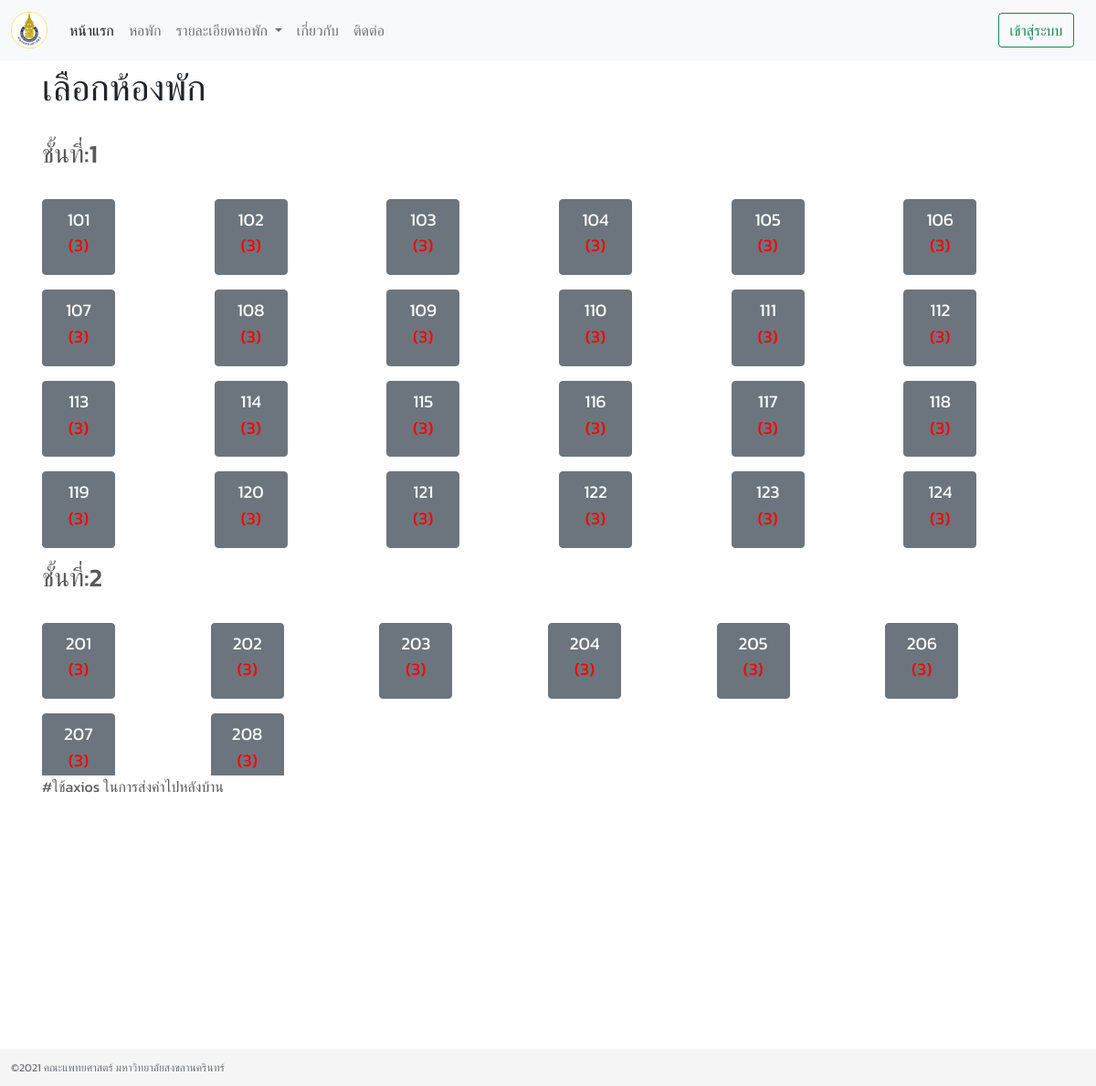
Before: /dorm/room/2/ with the older database file.
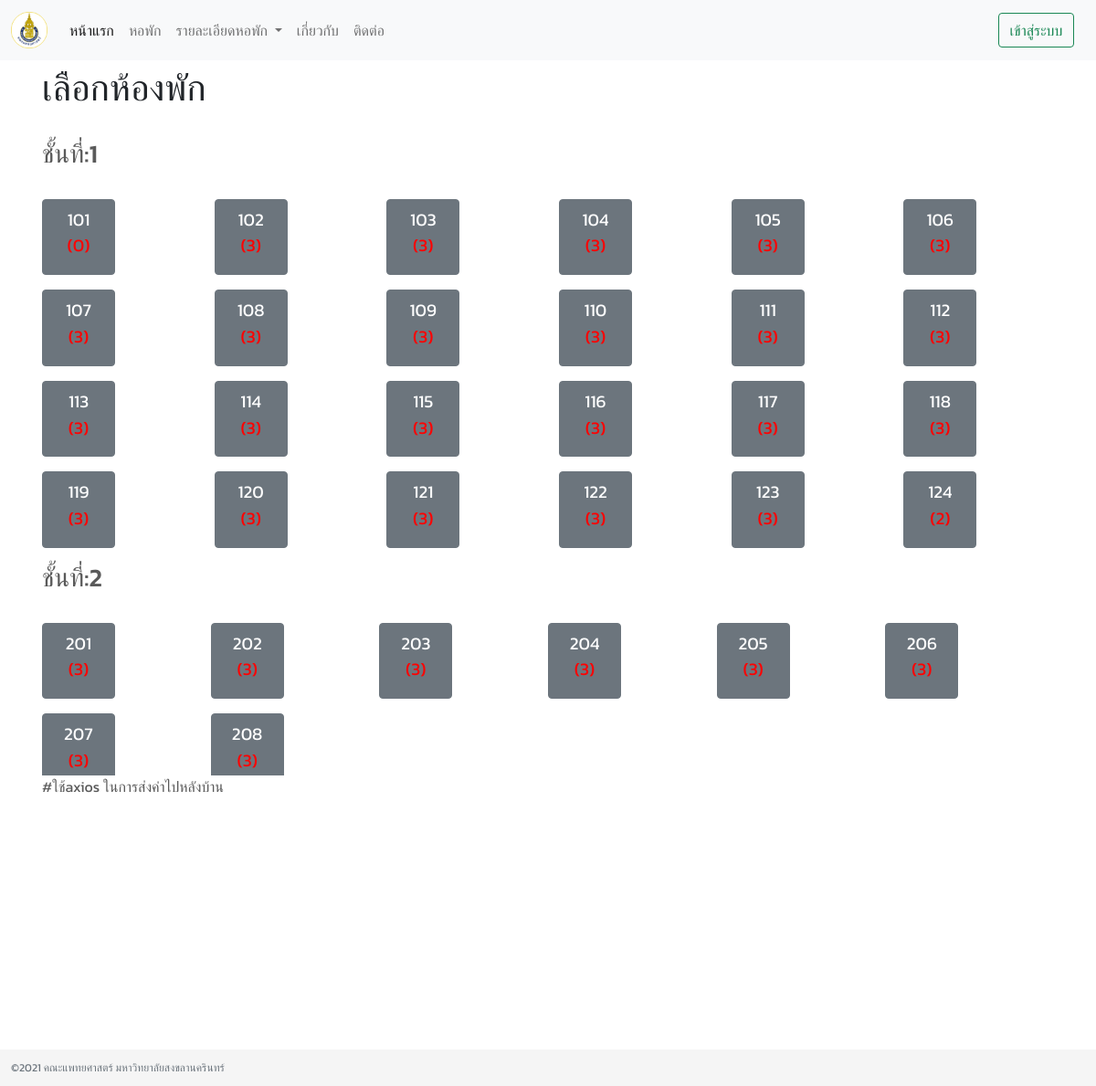
After: the same page with the newer database file.
### dorm/models.py (models this page shows, shortened)
class Floor(models.Model):
	dorm_name = models.ForeignKey(Dormitory, on_delete=models.PROTECT, related_name='dormitory',
								  related_query_name="dormitory",
								  verbose_name="ชื่อหอพัก")
	number = models.PositiveIntegerField(default=1, verbose_name="ชั้น")

class Room(models.Model):
	TYPE_IN_ROOM = [('MALE', 'ผู้ชาย'), ('FEMALE', 'ผู้หญิง')]
	floor = models.ForeignKey(Floor, on_delete=models.PROTECT, related_name="floor", related_query_name="floor",
							  verbose_name="ชั้น")
	room_id = models.CharField(max_length=10, blank=True, null=True, unique=True, verbose_name="เลขห้อง")
	room_type = models.CharField(max_length=10, choices=TYPE_IN_ROOM, verbose_name="ประเภทห้องพัก")
	amount = models.PositiveIntegerField(default=3, verbose_name="จำนวน")
	is_status = models.BooleanField(default=True, verbose_name="สถานะของห้อง")

### dorm/views.py (the view)
# urls.py: path("room/<int:pk>/", views.RoomView.as_view(), name="room-name")
class RoomView(View):
	def get(self, request, pk):
		context = {}
		dorm = Dormitory.objects.get(pk=pk)
		context["floors"] = dorm.dormitory.all()
		return render(request, "dorm/all-room.html", context)

### main/context_processors.py (called while the page is built)
def all_dormitory(self):
	dorms = Dormitory.objects.all()
	return dict(dorms= dorms )

### dorm/templates/dorm/all-room.html (shortened to what this page needs)
{% extends "base.html" %}
{% block content %}
    <p class="text-dark  h1 py-2"> เลือกห้องพัก</p>
    <div class="row " style="overflow-y: scroll; height: 60vh;">
        <form method="post" action="{% url 'booking' %}">
            {% for floor in floors %}
                <h3 class="font-weight-bold my-3"> ชั้นที่:{{ floor.number }} </h3>
                <div class="row row-cols-3 row-cols-sm-3 row-cols-md-6 ">
                    {% for room in floor.floor.all %}
                        <div class="col">
                            <button type="submit" class="btn btn-secondary text-wrap btn-room mt-3"
                                    role="button">{{ room.room_id }}<p id="text-amount">({{ room.amount }})</p>
                            </button>
                        </div>
                    {% endfor %}
                </div>
                </form>
            {% endfor %}
    </div>
    #ใช้axios ในการส่งค่าไปหลังบ้าน
{% endblock %}

### templates/base.html (shortened to what this page needs)
{% load static %}
<!doctype html>
<html lang="en">
<head>
    <link href="https://cdn.jsdelivr.net/npm/bootstrap@5.0.1/dist/css/bootstrap.min.css" rel="stylesheet"
>
    <link href="{% static  'css/carousel.css' %}" rel="stylesheet">
</head>
<body>
{% include "include/navbar.html" %}
<main role="main" class="container p-3" style="z-index: 1;">
    {% block content %}
    {% endblock %}
</main>
{% include "include/footer.html" %}
</body>
</html>

### templates/include/navbar.html (shortened to what this page needs)
{% load static %}
    <nav class="navbar navbar-expand-lg navbar-light bg-light fixed-top">
        <div class="container-fluid">
            <a class="navbar-brand" href="{% url 'index' %}">
                <img src="{% static 'images/pic/medpsu.png' %}" alt=""  height="40">
            </a>
            <div class="collapse navbar-collapse" id="navbarSupportedContent">
                <ul class="navbar-nav me-auto mb-2 mb-lg-0">
                    <li class="nav-item">
                        <a class="nav-link active" aria-current="page" href="{% url 'index' %}">หน้าแรก</a>
                    </li>
                    <li class="nav-item">
                        <a class="nav-link" href="{% url 'dorm' %}">หอพัก</a>
                    </li>
                    <li class="nav-item dropdown">
                        <a class="nav-link dropdown-toggle" href="#" id="navbarDropdown" role="button"
                           data-bs-toggle="dropdown" aria-expanded="false">
                            รายละเอียดหอพัก
                        </a>
                    </li>
                    <li class="nav-item">
                        <a class="nav-link" href="#">เกี่ยวกับ</a>
                    </li>
                    <li class="nav-item">
                        <a class="nav-link" href="#">ติดต่อ</a>
                    </li>
                </ul>
                <form class="d-flex form-inline mt-2 mt-md-0">
                    {% if request.user.is_authenticated %}
                        <p>{{ request.user }}</p>
                        <a href="{% url 'logout' %}" class="btn btn-outline-danger me-2 my-sm-0" type="button">ออกจากระบบ</a>
                    {% else %}
                    <a href="{% url 'login' %}" class="btn btn-outline-success me-2 my-sm-0" type="button">เข้าสู่ระบบ</a> &nbsp;
                    {% endif %}
                </form>
            </div>
        </div>
    </nav>

### templates/include/footer.html
<footer class="footer" style="z-index: 2;">
    <div class="container-fluid">
        <span class="text-muted">&copy;2021 คณะแพทยศาสตร์ มหาวิทยาลัยสงขลานครินทร์</span>
    </div>
</footer>

### static/css/carousel.css (style rules this page uses)
body { padding-top: 3rem; padding-bottom: 3rem; color: #5a5a5a; }

### dorm/templates/dorm/all-room.html (style rules this page uses)
.btn-room { width: 80px; margin-right: 20px; font-size: larger; padding-top: 8px; padding-bottom: 0px; padding-left: 8px; padding-right: 8px; }
#text-amount { color: red; }

### templates/base.html (style rules this page uses)
html { position: relative; min-height: 100%; }
body { font-family: 'Kanit', sans-serif; margin-bottom: 40px; }
.footer { position: absolute; font-size: 12px; bottom: 0; width: 100%; height: 40px; line-height: 40px; background-color: #f5f5f5; }

Changed rows visible on the page:
changed Room (number 1 of 32 on the later page): amount "3" → "0"
changed Room (number 24 of 32 on the later page): amount "3" → "2"
